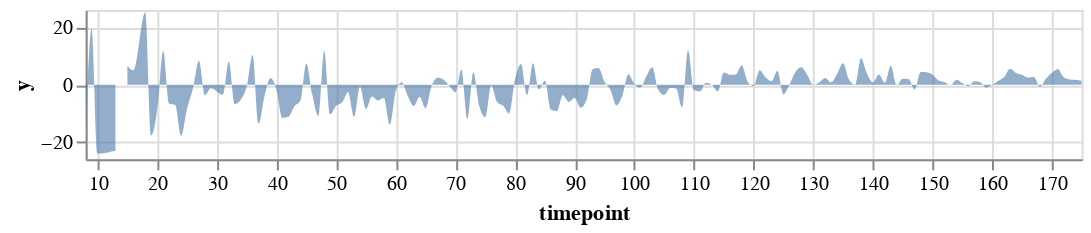

Notebook code for this chart:
### Code cell
area1 = alt.Chart(source).mark_area(
    clip=True,
    interpolate='monotone'
).encode(
    alt.X('timepoint', scale=alt.Scale(zero=False, nice=False)),
    alt.Y('agemed', scale=alt.Scale(domain=[-26, 26]), title='y'),
    opacity=alt.value(0.6)
).properties(
    width=500,
    height=75
)

area2 = area1.encode(
    alt.Y('ny:Q', scale=alt.Scale(domain=[-26,26]))
).transform_calculate(
    "ny", alt.datum.y - 50
)

area1 + area2

### Figure 1 — Vega-Lite specification as saved in the notebook (floating-point values rounded to 4 significant figures; data arrays with more than 128 entries replaced by an {"elided": "..."} marker saying what was removed)
{"config": {"view": {"continuousWidth": 400, "continuousHeight": 300}}, "layer": [{"mark": {"type": "area", "clip": true, "interpolate": "monotone"}, "encoding": {"opacity": {"value": 0.6}, "x": {"field": "timepoint", "scale": {"nice": false, "zero": false}, "type": "quantitative"}, "y": {"field": "agemed", "scale": {"domain": [-26, 26]}, "title": "y", "type": "quantitative"}}, "height": 75, "width": 500}, {"mark": {"type": "area", "clip": true, "interpolate": "monotone"}, "encoding": {"opacity": {"value": 0.6}, "x": {"field": "timepoint", "scale": {"nice": false, "zero": false}, "type": "quantitative"}, "y": {"field": "ny", "scale": {"domain": [-26, 26]}, "type": "quantitative"}}, "height": 75, "transform": [{"calculate": "(datum.y - 50)", "as": "ny"}], "width": 500}], "data": {"name": "data-6debc132d262ab9c900b26cc0c253304"}, "$schema": "https://vega.github.io/schema/vega-lite/v4.17.0.json", "datasets": {"data-6debc132d262ab9c900b26cc0c253304": {"elided": "164 records"}}}
